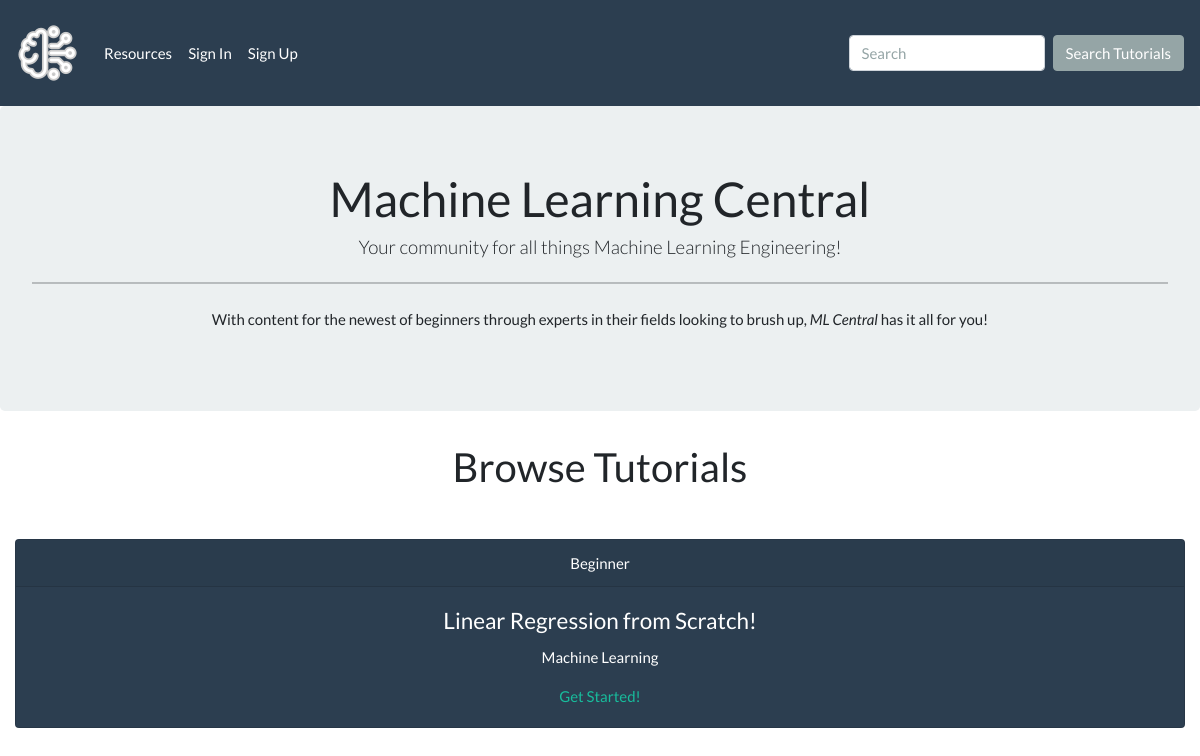
The app's page /, older data.
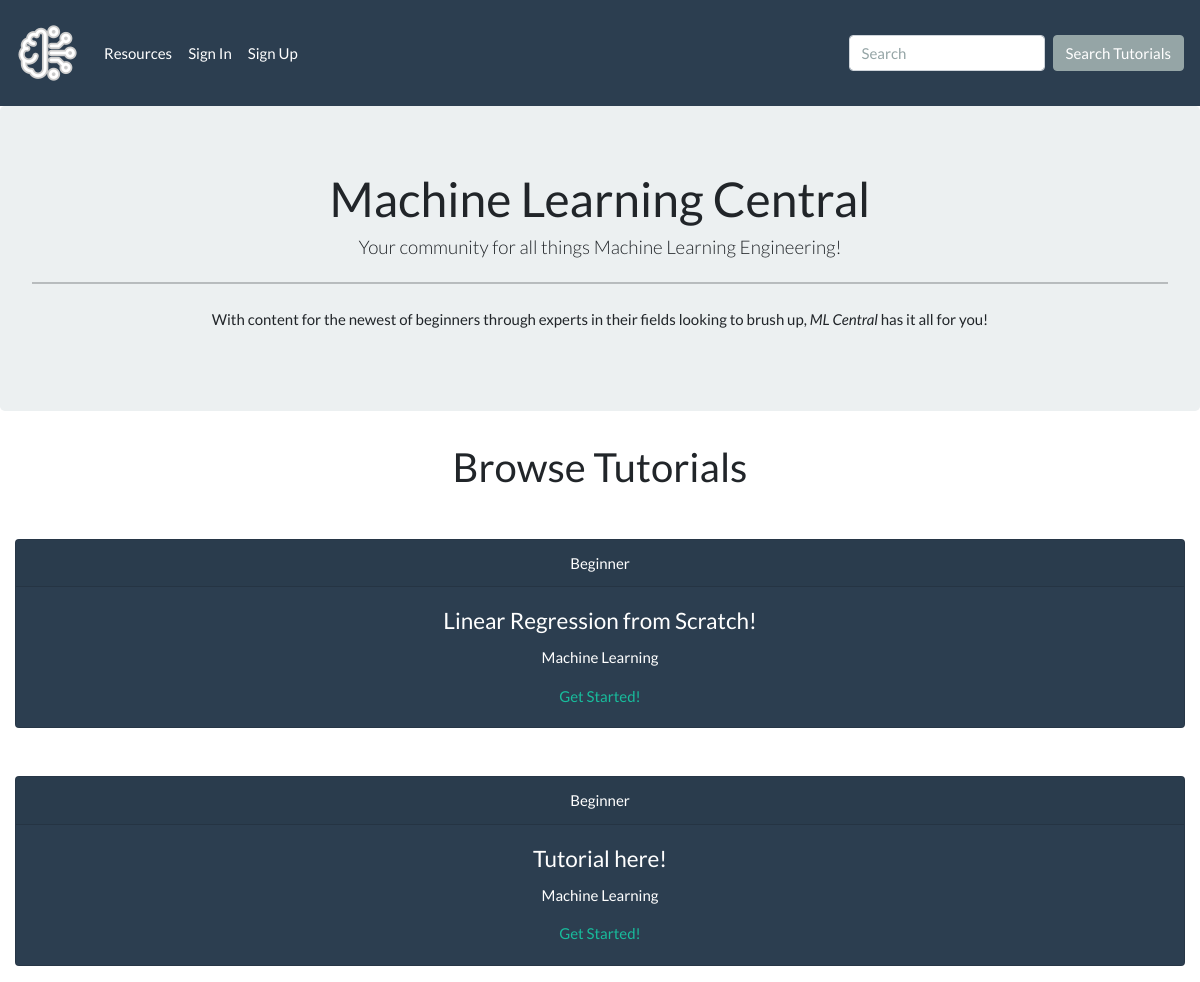
The same page, newer data.
### tutorial_app/models.py (models this page shows)
class Tutorial(db.Model):
    id = db.Column(db.Integer, primary_key=True)
    category = db.Column(
        db.Enum(TutorialCategory), default=TutorialCategory.OTHER
    )
    title = db.Column(db.String(40), nullable=False)
    difficulty = db.Column(
        db.Enum(Difficulty), default=Difficulty.INTERMEDIATE
    )
    body = db.Column(db.String(10000), nullable=False)
    saved_by = db.relationship(
        "User",
        secondary="saved_tutorials",
        back_populates="saved_tutorials",
    )

### tutorial_app/main/routes.py (the view)
@main.route("/")
def homepage():
    tutorials = Tutorial.query.all()
    return render_template("index.html", tutorials=tutorials)

### tutorial_app/utils.py (called while the page is built)
    def __str__(self):
        return str(self.value)

### tutorial_app/templates/index.html
{% extends 'base.html' %}
{% block content %}
<div class="jumbotron mb-10 text-center">
  <h1>Machine Learning Central</h1>
  <h4 class="lead">Your community for all things Machine Learning Engineering!</h4>
  <hr class="my-4">
  <p>With content for the newest of beginners through experts in their fields looking to brush up,
  <em>ML Central</em> has it all for you!</p>
</div>
<div class="m-auto text-center col-md-12">
<h2>Browse Tutorials</h2>
{% for tutorial in tutorials %}
  <div class="card text-white bg-primary mt-5 mb-3 ml-auto mr-auto" style="max-width: 80rem;">
    <div class="card-header">{{ tutorial.difficulty }}</div>
    <div class="card-body">
      <h4 class="card-title">{{ tutorial.title }}</h4>
      <p class="card-text">{{ tutorial.category }}</p>
      <a href="{{ url_for('main.tutorial_details', tutorial_id=tutorial.id) }}">Get Started!</a>
    </div>
  </div>
{% endfor %}
</div>
{% endblock %}

Row changes from the older to the newer data that the page shows:
added Tutorial: difficulty "Beginner", title "Tutorial here!", category "Machine Learning"
